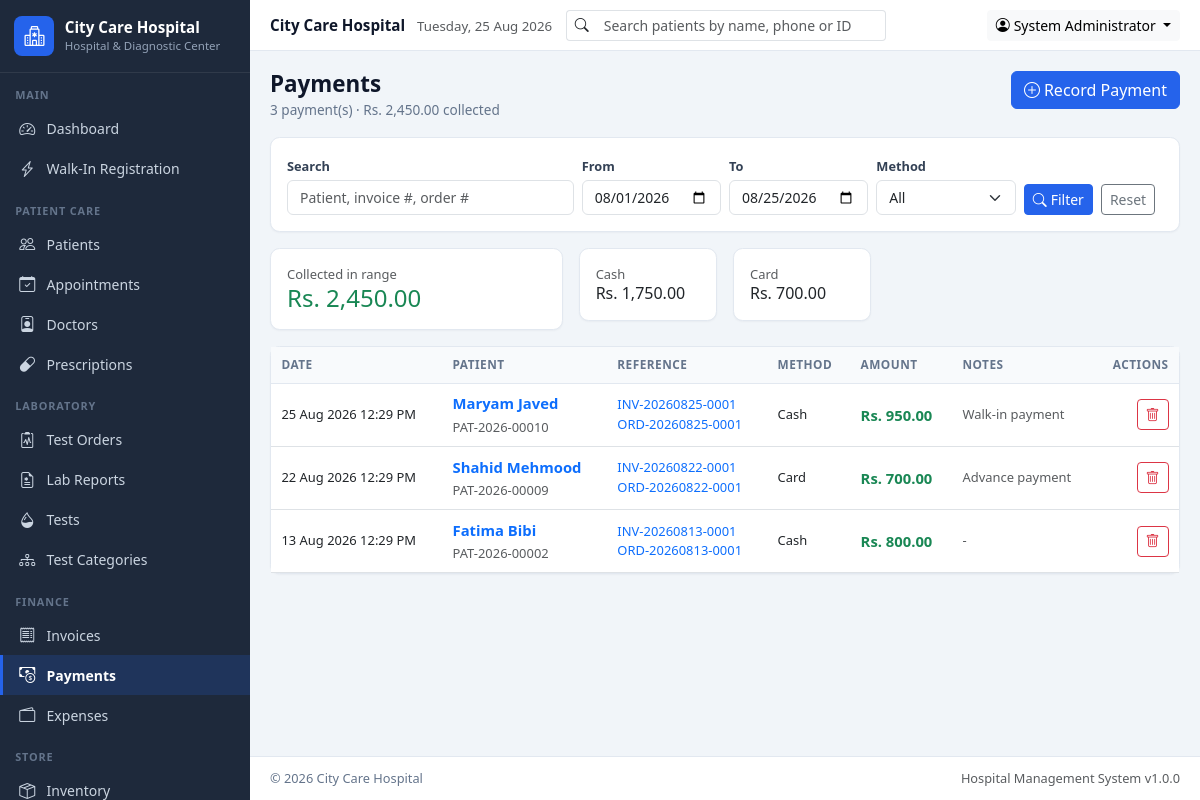
Screenshot of /modules/billing/payments.php (signed in) with the database file from the repository.
### tables this page shows
CREATE TABLE IF NOT EXISTS payments (
  id INT AUTO_INCREMENT PRIMARY KEY,
  patient_id INT NOT NULL,
  invoice_id INT,
  order_id INT,
  amount DECIMAL(10,2) NOT NULL,
  payment_method ENUM('Cash','Card','Bank Transfer','Other') DEFAULT 'Cash',
  payment_date DATETIME NOT NULL,
  notes TEXT,
  created_at TIMESTAMP DEFAULT CURRENT_TIMESTAMP,
  INDEX idx_payment_date (payment_date),
  FOREIGN KEY (patient_id) REFERENCES patients(id) ON DELETE CASCADE
);

CREATE TABLE IF NOT EXISTS patients (
  id INT AUTO_INCREMENT PRIMARY KEY,
  patient_id VARCHAR(20) UNIQUE NOT NULL,
  full_name VARCHAR(100) NOT NULL,
  father_husband_name VARCHAR(100),
  gender ENUM('Male','Female','Other') NOT NULL,
  date_of_birth DATE,
  age INT,
  cnic VARCHAR(20),
  phone VARCHAR(20),
  whatsapp VARCHAR(20),
  email VARCHAR(100),
  address TEXT,
  emergency_contact VARCHAR(100),
  blood_group VARCHAR(5),
  referring_doctor VARCHAR(100),
  medical_notes TEXT,
  registration_date DATE NOT NULL,
  created_at TIMESTAMP DEFAULT CURRENT_TIMESTAMP,
  updated_at TIMESTAMP DEFAULT CURRENT_TIMESTAMP ON UPDATE CURRENT_TIMESTAMP,
  INDEX idx_patients_name (full_name),
  INDEX idx_patients_phone (phone)
);

CREATE TABLE IF NOT EXISTS invoices (
  id INT AUTO_INCREMENT PRIMARY KEY,
  invoice_number VARCHAR(20) UNIQUE NOT NULL,
  patient_id INT NOT NULL,
  visit_id INT,
  invoice_date DATETIME NOT NULL,
  subtotal DECIMAL(10,2) DEFAULT 0,
  discount DECIMAL(10,2) DEFAULT 0,
  total DECIMAL(10,2) DEFAULT 0,
  paid_amount DECIMAL(10,2) DEFAULT 0,
  balance DECIMAL(10,2) DEFAULT 0,
  payment_method ENUM('Cash','Card','Bank Transfer','Other') DEFAULT 'Cash',
  payment_status ENUM('Pending','Partial','Paid') DEFAULT 'Pending',
  notes TEXT,
  created_at TIMESTAMP DEFAULT CURRENT_TIMESTAMP,
  INDEX idx_invoice_date (invoice_date),
  FOREIGN KEY (patient_id) REFERENCES patients(id) ON DELETE CASCADE
);

CREATE TABLE IF NOT EXISTS test_orders (
  id INT AUTO_INCREMENT PRIMARY KEY,
  order_number VARCHAR(20) UNIQUE NOT NULL,
  patient_id INT NOT NULL,
  visit_id INT,
  order_date DATETIME NOT NULL,
  referring_doctor VARCHAR(100),
  total_amount DECIMAL(10,2) DEFAULT 0,
  discount DECIMAL(10,2) DEFAULT 0,
  net_amount DECIMAL(10,2) DEFAULT 0,
  paid_amount DECIMAL(10,2) DEFAULT 0,
  remaining_amount DECIMAL(10,2) DEFAULT 0,
  payment_method ENUM('Cash','Card','Bank Transfer','Other') DEFAULT 'Cash',
  notes TEXT,
  created_at TIMESTAMP DEFAULT CURRENT_TIMESTAMP,
  INDEX idx_orders_date (order_date),
  FOREIGN KEY (patient_id) REFERENCES patients(id) ON DELETE CASCADE,
  FOREIGN KEY (visit_id) REFERENCES visits(id) ON DELETE SET NULL
);

### includes/functions.php (called while the page is built, shortened)
<?php
function sanitize($input)
{
    return htmlspecialchars((string)($input ?? ''), ENT_QUOTES, 'UTF-8');
}
function get($key, $default = '')
{
    return isset($_GET[$key]) ? (is_array($_GET[$key]) ? $_GET[$key] : trim((string)$_GET[$key])) : $default;
}
function getSetting($key, $default = '')
{
    global $pdo;
    static $cache = null;
    if ($cache === null) {
        $cache = [];
        try {
            foreach ($pdo->query('SELECT setting_key, setting_value FROM settings') as $row) {
                $cache[$row['setting_key']] = $row['setting_value'];
            }
        } catch (Exception $e) {
            $cache = [];
        }
    }
    if (array_key_exists($key, $cache) && $cache[$key] !== null && $cache[$key] !== '') {
        return $cache[$key];
    }
    return $default;
}
function currencySymbol()
{
    return getSetting('currency_symbol', 'Rs.');
}
function formatCurrency($amount)
{
    return currencySymbol() . ' ' . number_format((float)$amount, 2);
}
function formatDateTime($date)
{
    $ts = strtotime($date);
    return $ts ? date(getSetting('date_format', 'd M Y') . ' ' . getSetting('time_format', 'h:i A'), $ts) : '-';
}
function currentPage()
{
    $page = (int)($_GET['page'] ?? 1);
    return $page > 0 ? $page : 1;
}
function fetchAll($sql, array $params = [])
{
    global $pdo;
    $stmt = $pdo->prepare($sql);
    $stmt->execute($params);
    return $stmt->fetchAll();
}
function fetchValue($sql, array $params = [], $default = 0)
{
    global $pdo;
    $stmt = $pdo->prepare($sql);
    $stmt->execute($params);
    $value = $stmt->fetchColumn();
    return $value === false ? $default : $value;
}

### modules/billing/payments.php (the view, shortened to what this page needs)
<?php
$search = get('q');
$from   = get('from', date('Y-m-01'));
$to     = get('to', date('Y-m-d'));
$page   = currentPage();
$offset = ($page - 1) * PER_PAGE;
$where = ['DATE(pay.payment_date) BETWEEN ? AND ?'];
$params = [$from, $to];
$whereSql = 'WHERE ' . implode(' AND ', $where);
$baseJoin = 'FROM payments pay
    JOIN patients p ON p.id = pay.patient_id
    LEFT JOIN invoices i ON i.id = pay.invoice_id
    LEFT JOIN test_orders o ON o.id = pay.order_id';
$total = (int)fetchValue("SELECT COUNT(*) $baseJoin $whereSql", $params);
$sum = (float)fetchValue("SELECT COALESCE(SUM(pay.amount),0) $baseJoin $whereSql", $params);
$payments = fetchAll("SELECT pay.*, p.full_name, p.patient_id AS patient_code, i.invoice_number, o.order_number
    $baseJoin $whereSql ORDER BY pay.payment_date DESC, pay.id DESC LIMIT " . (int)PER_PAGE . ' OFFSET ' . (int)$offset, $params);
$byMethod = fetchAll("SELECT pay.payment_method, COALESCE(SUM(pay.amount),0) AS total $baseJoin $whereSql GROUP BY pay.payment_method", $params);
$pageSubtitle = number_format($total) . ' payment(s) · ' . formatCurrency($sum) . ' collected';
$pageActions = '<a href="' . BASE_URL . '/modules/billing/add_payment.php" class="btn btn-primary"><i class="bi bi-plus-circle me-1"></i>Record Payment</a>';
require_once INC_PATH . '/header.php';
?>
<div class="card mb-3">
    <div class="card-body">
        <form class="row g-2 align-items-end" method="get">
            <div class="col-md-4">
                <label class="form-label">Search</label>
                <input type="search" name="q" class="form-control" value="<?= sanitize($search) ?>" placeholder="Patient, invoice #, order #">
            </div>
            <div class="col-md-2">
                <label class="form-label">From</label>
                <input type="date" name="from" class="form-control" value="<?= sanitize($from) ?>">
            </div>
            <div class="col-md-2">
                <label class="form-label">To</label>
                <input type="date" name="to" class="form-control" value="<?= sanitize($to) ?>">
            </div>
            <div class="col-md-2">
                <label class="form-label">Method</label>
                <select name="method" class="form-select">
                    <option value="">All</option>
                </select>
            </div>
            <div class="col-md-2 d-flex gap-2">
                <button class="btn btn-primary btn-sm"><i class="bi bi-search me-1"></i>Filter</button>
                <a href="<?= BASE_URL ?>/modules/billing/payments.php" class="btn btn-outline-secondary btn-sm">Reset</a>
            </div>
        </form>
    </div>
</div>
<div class="row g-3 mb-3">
    <div class="col-md-4">
        <div class="card"><div class="card-body py-3">
            <div class="text-muted small">Collected in range</div>
            <div class="h4 mb-0 text-success"><?= formatCurrency($sum) ?></div>
        </div></div>
    </div>
    <?php foreach ($byMethod as $m): ?>
        <div class="col-md-2">
            <div class="card"><div class="card-body py-3">
                <div class="text-muted small"><?= sanitize($m['payment_method']) ?></div>
                <div class="h6 mb-0"><?= formatCurrency($m['total']) ?></div>
            </div></div>
        </div>
    <?php endforeach; ?>
</div>
<div class="card">
    <div class="table-responsive">
        <table class="table table-hover align-middle mb-0">
            <thead><tr><th>Date</th><th>Patient</th><th>Reference</th><th>Method</th><th>Amount</th><th>Notes</th><th class="text-end">Actions</th></tr></thead>
            <tbody>
            <?php foreach ($payments as $p): ?>
                <tr>
                    <td class="small"><?= formatDateTime($p['payment_date']) ?></td>
                    <td>
                        <a href="<?= BASE_URL ?>/modules/patients/view.php?id=<?= (int)$p['patient_id'] ?>" class="fw-semibold text-decoration-none"><?= sanitize($p['full_name']) ?></a>
                        <div><small class="text-muted"><?= sanitize($p['patient_code']) ?></small></div>
                    </td>
                    <td class="small">
                        <?php if ($p['invoice_number']): ?>
                            <a href="invoice_view.php?id=<?= (int)$p['invoice_id'] ?>"><?= sanitize($p['invoice_number']) ?></a>
                        <?php endif; ?>
                        <?php if ($p['order_number']): ?>
                            <div><a href="<?= BASE_URL ?>/modules/orders/view.php?id=<?= (int)$p['order_id'] ?>"><?= sanitize($p['order_number']) ?></a></div>
                        <?php endif; ?>
                    </td>
                    <td class="small"><?= sanitize($p['payment_method']) ?></td>
                    <td class="fw-semibold text-success"><?= formatCurrency($p['amount']) ?></td>
                    <td class="small text-muted"><?= sanitize($p['notes'] ?: '-') ?></td>
                    <td class="text-end">
                        <form method="post" class="d-inline">
                            <button class="btn btn-sm btn-outline-danger" data-confirm="Delete this payment and update balances?"><i class="bi bi-trash"></i></button>
                        </form>
                    </td>
                </tr>
            <?php endforeach; ?>
            </tbody>
        </table>
    </div>
</div>
<?php require_once INC_PATH . '/footer.php'; ?>

### assets/css/custom.css (style rules this page uses)
:root { --hms-primary: #2563EB; --hms-success: #16A34A; --hms-warning: #D97706; --hms-danger: #DC2626; --hms-sidebar: #1E293B; --hms-sidebar-hover: #334155; --hms-body: #F1F5F9; --hms-border: #E2E8F0; --hms-muted: #64748B; --hms-sidebar-width: 250px; }
body { background: var(--hms-body); font-family: "Segoe UI", Roboto, "Helvetica Neue", Arial, sans-serif; font-size: 0.925rem; color: #0F172A; }
a { text-decoration: none; }
.btn-primary, .bg-primary { background-color: var(--hms-primary) !important; border-color: var(--hms-primary) !important; }
.card { border: 1px solid var(--hms-border); border-radius: .6rem; box-shadow: 0 1px 2px rgba(15,23,42,.04); }
.table > :not(caption) > * > * { padding: .55rem .65rem; }
.table thead th { font-size: .74rem; text-transform: uppercase; letter-spacing: .04em; color: var(--hms-muted); background: #F8FAFC; border-bottom: 1px solid var(--hms-border); font-weight: 700; }
.form-label { font-size: .8rem; font-weight: 600; color: #334155; margin-bottom: .25rem; }
.form-control, .form-select { font-size: .875rem; }

### rows the page displays
payments: payment_date "25 Aug 2026 12:29 PM", patient.full_name "Maryam Javed", patient.patient_id "PAT-2026-00010", invoice.invoice_number "INV-20260825-0001", test_orders.order_number "ORD-20260825-0001", payment_method "Cash", amount "Rs. 950.00", notes "Walk-in payment"
payments: payment_date "22 Aug 2026 12:29 PM", patient.full_name "Shahid Mehmood", patient.patient_id "PAT-2026-00009", invoice.invoice_number "INV-20260822-0001", test_orders.order_number "ORD-20260822-0001", payment_method "Card", amount "Rs. 700.00", notes "Advance payment"
payments: payment_date "13 Aug 2026 12:29 PM", patient.full_name "Fatima Bibi", patient.patient_id "PAT-2026-00002", invoice.invoice_number "INV-20260813-0001", test_orders.order_number "ORD-20260813-0001", payment_method "Cash", amount "Rs. 800.00", notes "-"

### other values shown
getSetting('hospital_name', 'City Care Hospital') "City Care Hospital"
getSetting('hospital_tagline', 'Hospital &amp; Diagnostic Center') "Hospital & Diagnostic Center"
$group['label'] "MAIN"
$item['text'] "Dashboard"
$item['text'] "Walk-In Registration"
$group['label'] "PATIENT CARE"
$item['text'] "Patients"
$item['text'] "Appointments"
$item['text'] "Doctors"
$item['text'] "Prescriptions"
$group['label'] "LABORATORY"
$item['text'] "Test Orders"
$item['text'] "Lab Reports"
$item['text'] "Tests"
$item['text'] "Test Categories"
